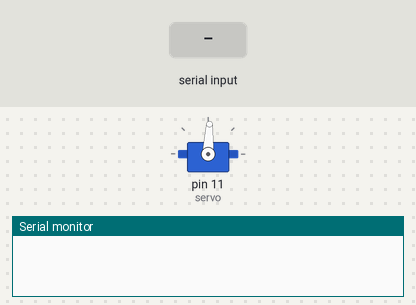
A sketch run on a simulated Arduino Uno, built with avr-gcc and run on an emulated ATmega328P. Parts: servo, the last lines printed to the serial monitor. Inputs (shaded band) come from the test bench.

Above: at 1.2 s.
1.3 s: "L" received over the second serial link
At 1.7 s:
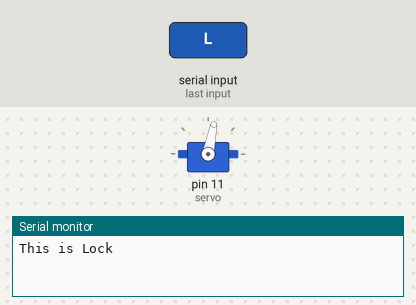
3.5 s: "O" received over the second serial link
At 3.9 s:
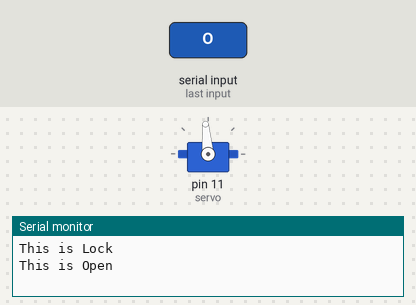
Timing chart, 0 to 6.5 s (numbered marks = the images above; inputs shaded):
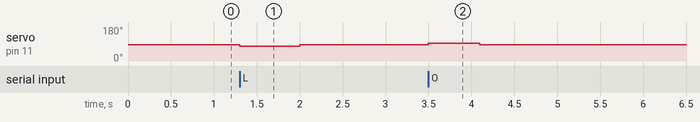

The sketch:

lock_open_1.ino
```cpp
#include <SoftwareSerial.h>
#include <Servo.h>

Servo servo;
SoftwareSerial BTSerial(2, 3); //Connect HC-06. Use your (TX, RX) settings
String res = "";

int Servo_Center = 87;
int Servo_Open = Servo_Center+8;
int Servo_Lock = Servo_Center-8;

void setup()
{
  Serial.begin(9600);
  BTSerial.begin(9600);
  servo.attach(11);
  servo.write(Servo_Center);
}

void loop()
{
  if (BTSerial.available()) {
    res = (char)BTSerial.read();
    if (res == "O") {
      Serial.print("This is Open\n");
      res = "";
      servo.write(Servo_Open);
      delay(600);
      servo.write(Servo_Center);
    }
    else if (res == "L") {
      Serial.print("This is Lock\n");
      res = "";
      servo.write(Servo_Lock);
      delay(700);
      servo.write(Servo_Center);
    }

  }

}
```

Measured:
- after the input at 1.3 s, servo on pin 11 (servo): 87° → 79° at once, → 87° 0.70 s later
- after the input at 3.5 s, servo on pin 11 (servo): 87° → 95° at once, → 87° 0.60 s later
